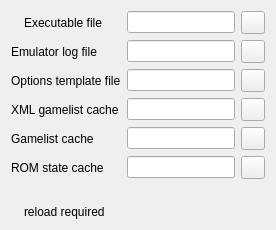
         <widget class="QWidget" name="tabEmulatorFilesAndDirectories" >
          <attribute name="title" >
           <string>F&amp;iles / Directories</string>
          </attribute>
          <layout class="QGridLayout" name="gridLayout_8" >
           <item row="0" column="0" >
            <layout class="QGridLayout" name="gridLayout_9" >
             <item row="0" column="0" >
              <layout class="QHBoxLayout" name="layout18" >
               <item>
                <widget class="QLabel" name="labelExecutableFilePic" >
                 <property name="sizePolicy" >
                  <sizepolicy vsizetype="Preferred" hsizetype="Fixed" >
                   <horstretch>0</horstretch>
                   <verstretch>0</verstretch>
                  </sizepolicy>
                 </property>
                 <property name="text" >
                  <string/>
                 </property>
                 <property name="pixmap" >
                  <pixmap resource="qmc2.qrc" >:/data/img/reload_small.png</pixmap>
                 </property>
                </widget>
               </item>
               <item>
                <widget class="QLabel" name="labelExecutableFile" >
                 <property name="text" >
                  <string>Executable file</string>
                 </property>
                </widget>
               </item>
              </layout>
             </item>
             <item row="0" column="1" >
              <widget class="QLineEdit" name="lineEditExecutableFile" >
               <property name="toolTip" >
                <string>Emulator executable file (read and execute)</string>
               </property>
              </widget>
             </item>
             <item row="0" column="2" >
              <widget class="QToolButton" name="toolButtonBrowseExecutableFile" >
               <property name="sizePolicy" >
                <sizepolicy vsizetype="Fixed" hsizetype="Fixed" >
                 <horstretch>0</horstretch>
                 <verstretch>0</verstretch>
                </sizepolicy>
               </property>
               <property name="toolTip" >
                <string>Browse emulator executable file</string>
               </property>
               <property name="icon" >
                <iconset resource="qmc2.qrc" >
                 <normaloff>:/data/img/fileopen.png</normaloff>:/data/img/fileopen.png</iconset>
               </property>
              </widget>
             </item>
             <item row="1" column="0" >
              <widget class="QLabel" name="labelEmulatorLogFile" >
               <property name="text" >
                <string>Emulator log file</string>
               </property>
              </widget>
             </item>
             <item row="1" column="1" >
              <widget class="QLineEdit" name="lineEditEmulatorLogFile" >
               <property name="toolTip" >
                <string>Emulator log file (write)</string>
               </property>
              </widget>
             </item>
             <item row="1" column="2" >
              <widget class="QToolButton" name="toolButtonBrowseEmulatorLogFile" >
               <property name="sizePolicy" >
                <sizepolicy vsizetype="Fixed" hsizetype="Fixed" >
                 <horstretch>0</horstretch>
                 <verstretch>0</verstretch>
                </sizepolicy>
               </property>
               <property name="toolTip" >
                <string>Browse emulator log file</string>
               </property>
               <property name="icon" >
                <iconset resource="qmc2.qrc" >
                 <normaloff>:/data/img/fileopen.png</normaloff>:/data/img/fileopen.png</iconset>
               </property>
              </widget>
             </item>
             <item row="2" column="0" >
              <widget class="QLabel" name="labelOptionsTemplateFile" >
               <property name="text" >
                <string>Options template file</string>
               </property>
              </widget>
             </item>
             <item row="2" column="1" >
              <widget class="QLineEdit" name="lineEditOptionsTemplateFile" >
               <property name="toolTip" >
                <string>Options template file (read)</string>
               </property>
              </widget>
             </item>
             <item row="2" column="2" >
              <widget class="QToolButton" name="toolButtonBrowseOptionsTemplateFile" >
               <property name="sizePolicy" >
                <sizepolicy vsizetype="Fixed" hsizetype="Fixed" >
                 <horstretch>0</horstretch>
                 <verstretch>0</verstretch>
                </sizepolicy>
               </property>
               <property name="toolTip" >
                <string>Browse options template file</string>
               </property>
               <property name="icon" >
                <iconset resource="qmc2.qrc" >
                 <normaloff>:/data/img/fileopen.png</normaloff>:/data/img/fileopen.png</iconset>
               </property>
              </widget>
             </item>
             <item row="3" column="0" >
              <widget class="QLabel" name="labelListXMLCache" >
               <property name="text" >
                <string>XML gamelist cache</string>
               </property>
              </widget>
             </item>
             <item row="3" column="1" >
              <widget class="QLineEdit" name="lineEditListXMLCache" >
               <property name="toolTip" >
                <string>Cache file for the output of mame -listxml / -lx (write)</string>
               </property>
              </widget>
             </item>
             <item row="3" column="2" >
              <widget class="QToolButton" name="toolButtonBrowseListXMLCache" >
               <property name="sizePolicy" >
                <sizepolicy vsizetype="Fixed" hsizetype="Fixed" >
                 <horstretch>0</horstretch>
                 <verstretch>0</verstretch>
                </sizepolicy>
               </property>
               <property name="toolTip" >
                <string>Browse XML gamelist cache file</string>
               </property>
               <property name="icon" >
                <iconset resource="qmc2.qrc" >
                 <normaloff>:/data/img/fileopen.png</normaloff>:/data/img/fileopen.png</iconset>
               </property>
              </widget>
             </item>
             <item row="4" column="0" >
              <widget class="QLabel" name="labelGamelistCacheFile" >
               <property name="text" >
                <string>Gamelist cache</string>
               </property>
              </widget>
             </item>
             <item row="4" column="1" >
              <widget class="QLineEdit" name="lineEditGamelistCacheFile" >
               <property name="toolTip" >
                <string>Gamelist cache file (write)</string>
               </property>
              </widget>
             </item>
             <item row="4" column="2" >
              <widget class="QToolButton" name="toolButtonBrowseGamelistCacheFile" >
               <property name="sizePolicy" >
                <sizepolicy vsizetype="Fixed" hsizetype="Fixed" >
                 <horstretch>0</horstretch>
                 <verstretch>0</verstretch>
                </sizepolicy>
               </property>
               <property name="toolTip" >
                <string>Browse gamelist cache file</string>
               </property>
               <property name="icon" >
                <iconset resource="qmc2.qrc" >
                 <normaloff>:/data/img/fileopen.png</normaloff>:/data/img/fileopen.png</iconset>
               </property>
              </widget>
             </item>
             <item row="5" column="0" >
              <widget class="QLabel" name="labelROMStateCacheFile" >
               <property name="text" >
                <string>ROM state cache</string>
               </property>
              </widget>
             </item>
             <item row="5" column="1" >
              <widget class="QLineEdit" name="lineEditROMStateCacheFile" >
               <property name="toolTip" >
                <string>ROM state cache file (write)</string>
               </property>
              </widget>
             </item>
             <item row="5" column="2" >
              <widget class="QToolButton" name="toolButtonBrowseROMStateCacheFile" >
               <property name="sizePolicy" >
                <sizepolicy vsizetype="Fixed" hsizetype="Fixed" >
                 <horstretch>0</horstretch>
                 <verstretch>0</verstretch>
                </sizepolicy>
               </property>
               <property name="toolTip" >
                <string>Browse ROM state cache file</string>
               </property>
               <property name="icon" >
                <iconset resource="qmc2.qrc" >
                 <normaloff>:/data/img/fileopen.png</normaloff>:/data/img/fileopen.png</iconset>
               </property>
              </widget>
             </item>
             <item row="6" column="0" colspan="3" >
              <spacer name="spacer11" >
               <property name="orientation" >
                <enum>Qt::Vertical</enum>
               </property>
               <property name="sizeHint" stdset="0" >
                <size>
                 <width>20</width>
                 <height>20</height>
                </size>
               </property>
              </spacer>
             </item>
             <item row="7" column="0" colspan="3" >
              <layout class="QHBoxLayout" name="layout17" >
               <property name="spacing" >
                <number>6</number>
               </property>
               <property name="margin" >
                <number>0</number>
               </property>
               <item>
                <widget class="QLabel" name="labelLegend4Pic" >
                 <property name="sizePolicy" >
                  <sizepolicy vsizetype="Fixed" hsizetype="Fixed" >
                   <horstretch>0</horstretch>
                   <verstretch>0</verstretch>
                  </sizepolicy>
                 </property>
                 <property name="toolTip" >
                  <string>Option requires a reload of the gamelist to take effect</string>
                 </property>
                 <property name="text" >
                  <string/>
                 </property>
                 <property name="pixmap" >
                  <pixmap resource="qmc2.qrc" >:/data/img/reload_small.png</pixmap>
                 </property>
                </widget>
               </item>
               <item>
                <widget class="QLabel" name="labelLegend4" >
                 <property name="toolTip" >
                  <string>Option requires a reload of the gamelist to take effect</string>
                 </property>
                 <property name="text" >
                  <string>reload required</string>
                 </property>
                </widget>
               </item>
              </layout>
             </item>
            </layout>
           </item>
          </layout>
         </widget>
